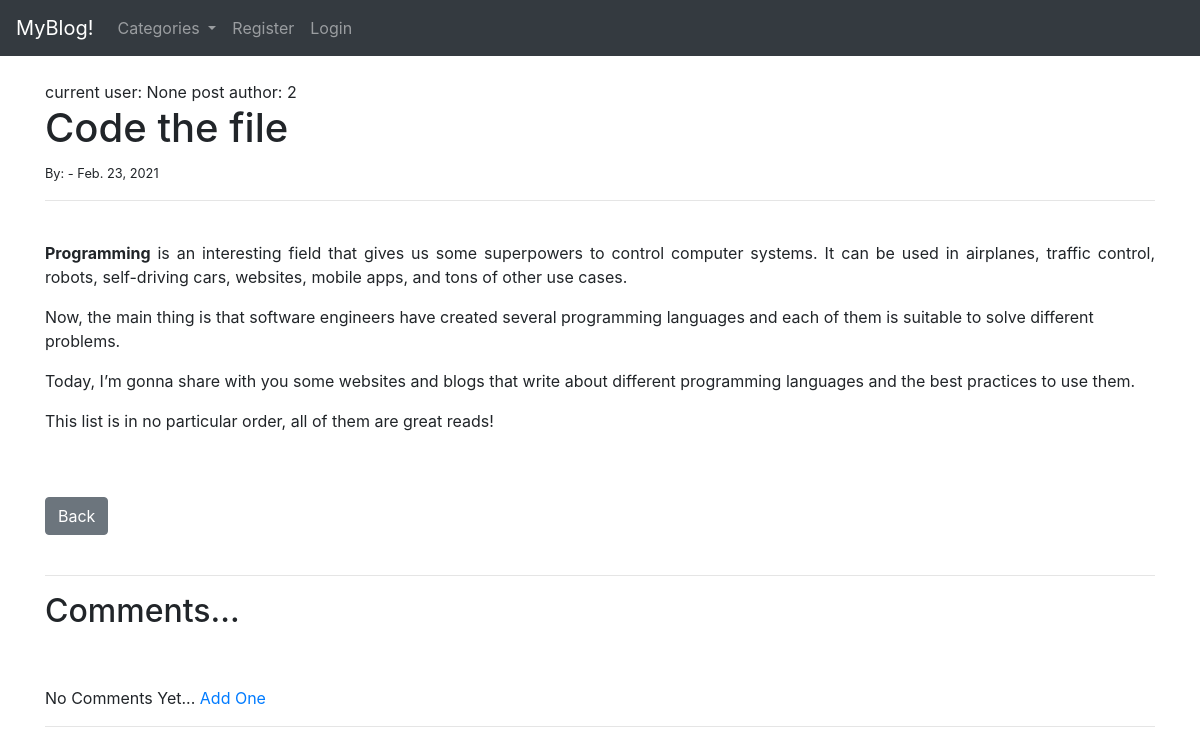
Page /article/12 on the committed database.
### theblog/models.py (models this page shows, shortened)
class Post(models.Model):
    title = models.CharField(max_length=225)
    title_tag = models.CharField(max_length=225)
    author = models.ForeignKey(User, on_delete=models.CASCADE)
    body = models.TextField()
    post_date = models.DateField(auto_now_add=True)
    category = models.CharField(max_length=225, default='coding')

### theblog/views.py (the view)
# urls.py: path('article/<int:pk>', ArticleDetailView.as_view(), name='article-detail'),
class ArticleDetailView(DetailView):
    model = Post
    template_name = "article_details.html"
    def get_context_data(self, *args, **kwargs):
        cat_menu = Category.objects.all()
        context = super(ArticleDetailView, self).get_context_data(*args,**kwargs)
        context["cat_menu"] = cat_menu
        return context

### theblog/models.py (called while the page is built)
    def __str__(self):
        return self.name

### theblog/templates/article_details.html (shortened to what this page needs)
{% extends 'base.html' %}
{% block content %}
current user: {{ user.id }}
post author: {{ post.author.id }}
    <h1>{{ post.title }}</h1>
    <small>By: {{ post.author.first_name }}
    {{ post.author.last_name}} -
    {{ post.post_date }}
    </small><br/>
    <hr>
    <br/>
    {{ post.body | safe }}
    <br/><br/>
    <a href="{% url 'home' %}" class="btn btn-secondary">Back</a>
    <br/><br/>
    <hr>
    <h2>Comments...</h2>
    <br/><br/>
    {% if not post.comments.all %}
        No Comments Yet...<a href="{% url 'add_comment' post.pk %}">
        Add One</a>
    {% endif %}
    <hr>
    <br/>
{% endblock %}

### rows in the picture
Post: author.id "2", title "Code the file", post_date "Feb. 23, 2021", body "Programming is an interesting field that gives us some superpowers to control computer systems. It can be used in airplanes, traffic control, robots, self-driving cars, websites, mobile apps, and tons of other use cases. Now, the main thing is that software engineers have created several programming languages and each of them is suitable to solve different problems. Today, I’m gonna share with you some websites and blogs that write about different programming languages and the best practices to use them. This list is in no particular order, all of them are great reads!"

### other values in the picture
{{ user.id }} "None"
